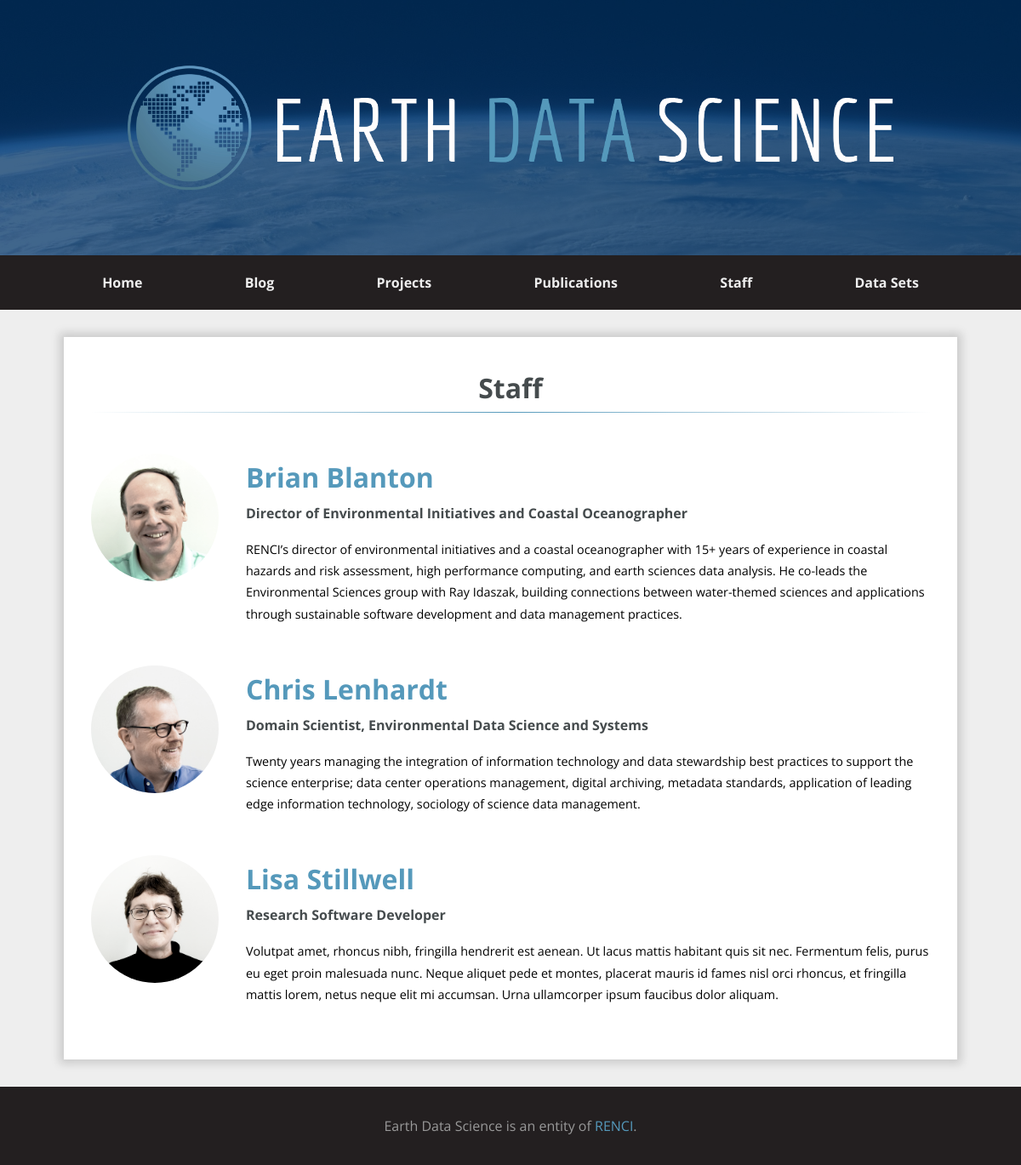
Page /staff/ on the committed database.
### content/staff/models.py (models this page shows, shortened)
class StaffMember(models.Model):
    first_name = models.CharField(max_length=63, blank=False)
    last_name = models.CharField(max_length=63, blank=False)
    job_title = models.CharField(max_length=127, blank=False)
    slug = models.SlugField(max_length=255, editable=False, unique=True)
    bio = models.TextField(blank=True)
    photo = models.ImageField(upload_to='staff_pics', blank=True)
    def display_name(self):
        return f'{self.first_name} {self.last_name}'
    class Meta:
        ordering = ('last_name', 'first_name')

### content/staff/views.py (the view)
# urls.py: path('', views.index, name='index'),
def index(request):
    staff_members = StaffMember.objects.all()
    context = {
        'page_title': 'Staff',
        'staff': staff_members
    }
    return render(request, 'staff/index.html', context)

### templates/staff/index.html
{% extends 'no_sidebar.html' %}
{% block content %}
  <h1 class="page-title">Staff</h1>
    {% for person in staff %}
        <div class="staff-list">
            <div class="person">
                <div class="person__photo">
                    <div class="circular">
                        <img src="{{ person.photo.url }}" />
                    </div>
                </div>
                <div class="person__details">
                    <h2 class="person__name"><a href="{% url 'staff:detail' person.slug %}">{{ person.display_name }}</a></h2>
                    <h3 class="person__title">{{ person.job_title }}</h3>
                    <div class="person__bio">
                        {{ person.bio }}
                    </div>
                </div>
            </div>
        </div>
    {% endfor %}
{% endblock %}

### templates/no_sidebar.html (shortened to what this page needs)
{% extends 'base.html' %}

### templates/base.html (shortened to what this page needs)
<!DOCTYPE html>
<html lang="en">
<head>
  {% load static %}
  <link rel="stylesheet" type="text/css" href="{% static 'css/style.css' %}" />
</head>
<body>
  {% block header %}
    <header>
      {% include 'partials/header.html' %}
    </header>
  {% endblock %}
  {% block navigation %}
    <nav>
      {% include 'partials/navigation.html' %}
    </nav>
  {% endblock %}
  {% block main %}
    <main>
      {% block content %}{% endblock %}
    </main>
  {% endblock %}
  {% block footer %}
    <footer>
      {% include 'partials/footer.html' %}
    </footer>
  {% endblock %}
  {% load static %}
</body>
</html>

### templates/partials/header.html (shortened to what this page needs)
{% load static %}
<img class="header__foreground" src="{% static 'images/header_foreground.png' %}"/>

### templates/partials/navigation.html (shortened to what this page needs)
<ul class="nav__list">
  <li class="nav__list-item"><a href="{% url 'index' %}">Home</a></li>
  <li class="nav__list-item"><a href="{% url 'blog:index' %}">Blog</a></li>
  <li class="nav__list-item"><a href="{% url 'projects:index' %}">Projects</a></li>
  <li class="nav__list-item"><a href="{% url 'publications:index' %}">Publications</a></li>
  <li class="nav__list-item"><a href="{% url 'staff:index' %}">Staff</a></li>
  <li class="nav__list-item"><a href="{% url 'datasets:index' %}">Data Sets</a></li>
</ul>

### templates/partials/footer.html
<div class="footer__renci-link">
    Earth Data Science is an entity of <a href="http://www.renci.org" target="_blank">RENCI</a>.
</div>

### static-assets/css/style.css (style rules this page uses)
header { height: 300px; transition: height 500ms; position: relative; overflow: hidden; }
header .header__foreground { position: absolute; left: 50%; top: 50%; width: 75vw; max-width: 1000px; transform: translate(-50%, -50%); z-index: 1; }
nav { position: fixed; left: 0; top: 0; bottom: 0; width: 320px; background-color: #231f20; z-index: 1; transform: translateX(-320px); box-shadow: 0; transition: transform 250ms; }
nav .nav__list { display: flex; flex-direction: column; align-items: left; margin-top: 2rem; }
nav .nav__list li a { background-color: #231f20; padding: 1em; line-height: 3; color: #eee; font-weight: bold; transition: color 250ms, padding-left 250ms; }
body::after { content: ''; background-color: #231f20; position: fixed; left: 0; top: 0; width: 0; height: 0; z-index: 1; opacity: 0; transition: opacity 1000ms; }
@media (min-width: 768px) { nav { all: unset; z-index: 1; background-color: #231f20; transition: box-shadow 250ms; } }
@media (min-width: 768px) { nav .nav__list { max-width: 1080px; margin: 0 auto; display: flex; flex-direction: row; justify-content: space-around; } }
@media (min-width: 768px) { nav .nav__list li { padding: 0; } }
@media (min-width: 768px) { nav .nav__list li a { display: inline-block; padding: 0.5em 1em; color: #eee; font-weight: bold; text-align: center; } }
main { flex: 1; flex-shrink: 0; background-color: #fff; display: flex; flex-direction: column; padding: 2rem; margin: 0; transition: margin 500ms, width 500ms, box-shadow 750ms; }
@media (min-width: 1080px) { main { width: 1050px; max-width: 1050px; margin: 2rem auto; box-shadow: 0 0 10px 5px rgba(0, 0, 0, 0.15); } }
footer { background-color: #231f20; color: #ccc; padding: 1rem; }
footer .footer__renci-link { max-width: 900px; margin: 1rem auto; text-align: center; color: #999; }
.staff-list { display: flex; flex-direction: column; justify-content: space-between; }
.staff-list .person { border: 0; margin: 1rem 0; padding: 0; flex: 1; display: flex; flex-direction: row; }
.staff-list .person .person__photo { max-width: 150px; max-height: 150px; border-radius: 50%; overflow: hidden; margin-right: 2rem; padding: 0; }
.staff-list .person .person__photo img { display: inline; width: 100%; margin: 0 auto; filter: grayscale(0.5); transition: filter 750ms, transform 750ms ease-out; }
.staff-list .person .person__details { flex: 1; }
.staff-list .person .person__name { font-size: 2rem; margin: 0; padding: 0; }
.staff-list .person .person__title { font-size: 1rem; margin: 0; margin-bottom: 1rem; }
.staff-list .person .person__bio { font-size: 0.9rem; }
.person { display: grid; grid-template-columns: auto 1fr; grid-template-rows: auto; grid-template-areas: "photo name" "photo title" "bio bio" "publications publications" "projects projects"; }
.person .person__photo { grid-area: photo; max-width: 150px; max-height: 150px; border-radius: 50%; overflow: hidden; margin-right: 2rem; padding: 0; }
.person .person__photo img { display: inline; width: 100%; margin: 0 auto; filter: grayscale(0.5); transition: filter 750ms, transform 750ms ease-out; }
.person .person__bio { grid-area: bio; margin: 1rem 0; }
*, *::before, *::after { box-sizing: border-box; }
body { font-family: "Open Sans", sans-serif; margin: 0; line-height: 1.75; display: flex; min-height: 100vh; flex-direction: column; background-color: #eee; }
h1, h2, h3, h4, h5, h6 { margin: 0; color: #454B4D; }
a, a:hover, a:visited, a:hover { text-decoration: none; color: #59b; }
ul { margin: 0; padding: 0; list-style: none; }
.page-title { font-family: "Open Sans", sans-serif; text-align: center; border-image-slice: 1; border-image-source: -webkit-linear-gradient(right, #fff, #59b, #fff); border-image-source: -o-linear-gradient(right, #fff, #59b, #fff); border-image-source: linear-gradient(right, #fff, #59b, #fff); border-bottom: 1px solid #ccc; position: relative; padding: 0 1rem; margin-bottom: 2rem; z-index: 0; display: inline; }
[class*="list"] { display: flex; flex-direction: column; }

### rows in the picture
StaffMember: photo (picture), display_name "Brian Blanton", job_title "Director of Environmental Initiatives and Coastal Oceanographer", bio "RENCI’s director of environmental initiatives and a coastal oceanographer with 15+ years of experience in coastal hazards and risk assessment, high performance computing, and earth sciences data analysis. He co-leads the Environmental Sciences group with Ray Idaszak, building connections between water-themed sciences and applications through sustainable software development and data management practices."
StaffMember: photo (picture), display_name "Chris Lenhardt", job_title "Domain Scientist, Environmental Data Science and Systems", bio "Twenty years managing the integration of information technology and data stewardship best practices to support the science enterprise; data center operations management, digital archiving, metadata standards, application of leading edge information technology, sociology of science data management."
StaffMember: photo (picture), display_name "Lisa Stillwell", job_title "Research Software Developer", bio "Volutpat amet, rhoncus nibh, fringilla hendrerit est aenean. Ut lacus mattis habitant quis sit nec. Fermentum felis, purus eu eget proin malesuada nunc. Neque aliquet pede et montes, placerat mauris id fames nisl orci rhoncus, et fringilla mattis lorem, netus neque elit mi accumsan. Urna ullamcorper ipsum faucibus dolor aliquam."
